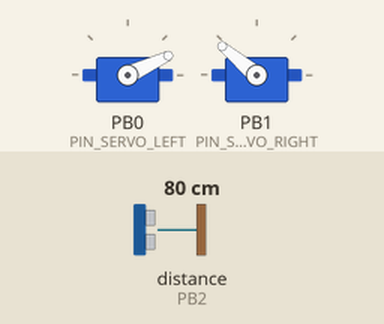
Recording of a sketch running on a simulated ATtiny85, built with avr-gcc and run on an emulated ATtiny85. Shown: 2 × servo. Wiring (inferred from the names in the program): ultrasonic range finder: trigger PB2; echo PB2. The inputs (shaded band) are chosen by the test bench; at power-on: distance to the obstacle (sensor on PB2) 80 cm. The echo pulse lasts 58.3 µs per cm.

Above: at 1.2 s.
1.3 s: distance to the obstacle (sensor on PB2) set to 2 cm
At 2.2 s:
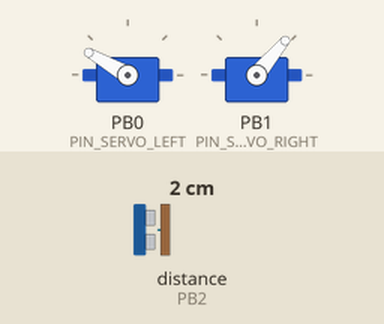
4.3 s: distance to the obstacle (sensor on PB2) set to 18 cm
5.9 s: distance to the obstacle (sensor on PB2) set to 35 cm
At 6.9 s:
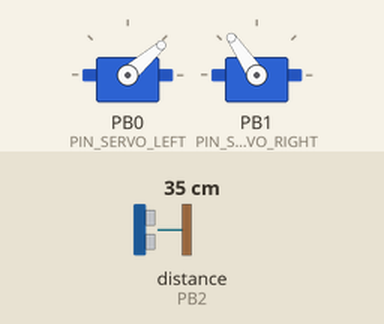
7.4 s: distance to the obstacle (sensor on PB2) set to 60 cm
At 8.1 s:
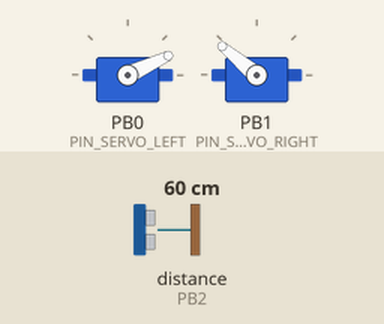
8.9 s: distance to the obstacle (sensor on PB2) set to 47 cm
At 9.3 s:
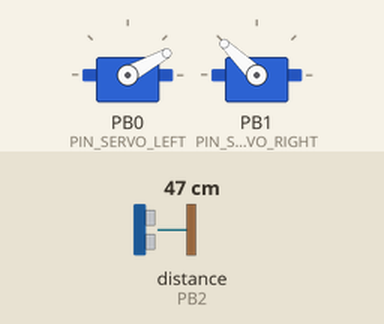
10.4 s: distance to the obstacle (sensor on PB2) set to 120 cm
At 10.7 s:
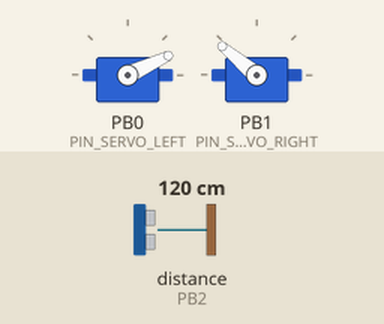
Timing chart, 0 to 12.9 s (numbered marks = the images above; inputs shaded):
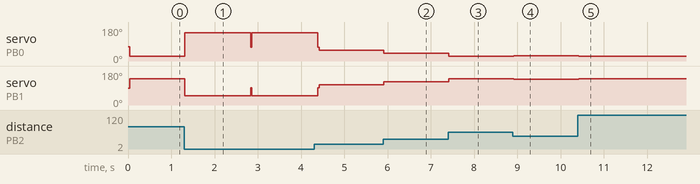

Measured:
- after the input at 1.3 s, servo on PB0 (PIN_SERVO_LEFT): 25° → 150° at once; servo on PB1 (PIN_SERVO_RIGHT): 140° → 50° at once
- after the input at 5.9 s, servo on PB0 (PIN_SERVO_LEFT): 58° → 41° at once; servo on PB1 (PIN_SERVO_RIGHT): 107° → 124° at once
- after the input at 7.4 s, servo on PB0 (PIN_SERVO_LEFT): 41° → 25° at once; servo on PB1 (PIN_SERVO_RIGHT): 124° → 140° at once
- after the input at 8.9 s, servo on PB0 (PIN_SERVO_LEFT): 25° → 29° at once; servo on PB1 (PIN_SERVO_RIGHT): 140° → 136° at once
- after the input at 10.4 s, servo on PB0 (PIN_SERVO_LEFT): 29° → 25° at once; servo on PB1 (PIN_SERVO_RIGHT): 136° → 140° at once

The sketch:

Rover_Trinket_3PinSonar.ino
```cpp
/******************************************************************************
 *
 *	Description:	The rover!  It goes forward until it gets close to an
 *					object, then backs up and goes around.
 *
 *	Notes:			Given the orientation of the servos, one will be going
 *					forward, and the other backward. You may need to adjust
 *					SPEED_LEFT and SPEED_RIGHT slightly to get the rover to
 *					move straight forward.  Also, the rover will always back up
 *					the same direction. Can you think of a better way to
 *					navigate obstacles?
 *
 *****************************************************************************/

#include <Adafruit_SoftServo.h>

#define PIN_SERVO_LEFT		0	// pin for left wheel servo (orange wire)
#define PIN_SERVO_RIGHT		1	// pin for right wheel servo (orange wire)
#define PIN_SONAR			2	// pin for sonar sensor

#define SPEED_LEFT			75	// forward speed for left servo
#define SPEED_RIGHT			90	// forward speed for right servo
#define SPEED_BACK_LEFT		150	// backwards speed for left servo
#define SPEED_BACK_RIGHT	50	// backwards speed for right servo

#define DISTANCE_MIN		8	// how close to get before going around [cm]
#define DISTANCE_BACK 		100	// multiplier for how far to back up to go around

Adafruit_SoftServo servoLeft;
Adafruit_SoftServo servoRight;

long duration;	// duration of a ping
long inches;	// distance in inches
long cm;		// distance converted to cm.

void setup()
{
  // Set up the servos.
  servoLeft.attach(PIN_SERVO_LEFT);
  servoRight.attach(PIN_SERVO_RIGHT);
}

void loop()
{
	int i;		// counter

	// Make the servos move.
	servoLeft.write(SPEED_LEFT - cm);
	servoLeft.refresh();
	servoRight.write(SPEED_RIGHT + cm);
	servoRight.refresh();

	// Wait a bit (15 microseconds).
	delay(15);

	// The PING))) is triggered by a HIGH pulse of 2 or more microseconds.
	// Give a short LOW pulse beforehand to ensure a clean HIGH pulse:
	pinMode(PIN_SONAR, OUTPUT);
	digitalWrite(PIN_SONAR, LOW);
	delayMicroseconds(2);
	digitalWrite(PIN_SONAR, HIGH);
	delayMicroseconds(5);
	digitalWrite(PIN_SONAR, LOW);

	// The same pin is used to read the signal from the PING))): a HIGH
	// pulse whose duration is the time (in microseconds) from the sending
	// of the ping to the reception of its echo off of an object.
	pinMode(PIN_SONAR, INPUT);
	duration = pulseIn(PIN_SONAR, HIGH);

	// convert the time into a distance.
	inches = microsecondsToInches(duration);
	cm = microsecondsToCentimeters(duration);

	// Long distances will cause the servos to misbehave... cap at 50 cm.
	if (cm > 50)
	{
		cm = 50;
	}

	// If we're too close to an object...
	if (cm < DISTANCE_MIN)
	{
		// DISTANCE_BACK * delay(15) = distance the rover will back-up during
		// obstacle avoidance.
		for (i = 0; i < DISTANCE_BACK; i++)
		{
			// Back up.
			servoLeft.write(SPEED_BACK_LEFT);
			servoLeft.refresh();
			servoRight.write(SPEED_BACK_RIGHT);
			servoRight.refresh();

			// Wait a bit (15 milliseconds).
			delay(15);
		}
	}
}

long microsecondsToInches(long microseconds)
{
  // According to Parallax's datasheet for the PING))), there are
  // 73.746 microseconds per inch (i.e. sound travels at 1130 feet per
  // second).  This gives the distance travelled by the ping, outbound
  // and return, so we divide by 2 to get the distance of the obstacle.
  // See: http://www.parallax.com/dl/docs/prod/acc/28015-PING-v1.3.pdf
  return microseconds / 74 / 2;
}

long microsecondsToCentimeters(long microseconds)
{
  // The speed of sound is 340 m/s or 29 microseconds per centimeter.
  // The ping travels out and back, so to find the distance of the
  // object we take half of the distance travelled.
  return microseconds / 29 / 2;
}
```
